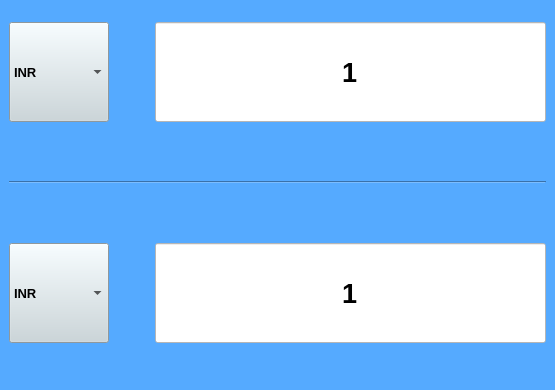
<?xml version="1.0" encoding="UTF-8"?>
<ui version="4.0">
 <class>MainWindow</class>
 <widget class="QMainWindow" name="MainWindow">
  <property name="geometry">
   <rect>
    <x>0</x>
    <y>0</y>
    <width>555</width>
    <height>390</height>
   </rect>
  </property>
  <property name="windowTitle">
   <string>Currency Converter</string>
  </property>
  <property name="styleSheet">
   <string notr="true">background-color: rgb(85, 170, 255);</string>
  </property>
  <widget class="QWidget" name="centralwidget">
   <layout class="QVBoxLayout" name="verticalLayout_2">
    <item>
     <layout class="QVBoxLayout" name="verticalLayout">
      <item>
       <layout class="QHBoxLayout" name="horizontalLayout">
        <item>
         <widget class="QComboBox" name="unit_1">
          <property name="minimumSize">
           <size>
            <width>100</width>
            <height>100</height>
           </size>
          </property>
          <property name="font">
           <font>
            <pointsize>10</pointsize>
            <weight>75</weight>
            <bold>true</bold>
           </font>
          </property>
          <property name="styleSheet">
           <string notr="true">background-color: rgb(200, 213, 218)</string>
          </property>
          <property name="editable">
           <bool>false</bool>
          </property>
          <property name="insertPolicy">
           <enum>QComboBox::NoInsert</enum>
          </property>
          <item>
           <property name="text">
            <string>INR</string>
           </property>
          </item>
          <item>
           <property name="text">
            <string>USD</string>
           </property>
          </item>
          <item>
           <property name="text">
            <string>AUD</string>
           </property>
          </item>
          <item>
           <property name="text">
            <string>GBP</string>
           </property>
          </item>
          <item>
           <property name="text">
            <string>JPY</string>
           </property>
          </item>
         </widget>
        </item>
        <item>
         <spacer name="horizontalSpacer_2">
          <property name="orientation">
           <enum>Qt::Horizontal</enum>
          </property>
          <property name="sizeType">
           <enum>QSizePolicy::Preferred</enum>
          </property>
          <property name="sizeHint" stdset="0">
           <size>
            <width>40</width>
            <height>20</height>
           </size>
          </property>
         </spacer>
        </item>
        <item>
         <widget class="QLineEdit" name="value_1">
          <property name="minimumSize">
           <size>
            <width>300</width>
            <height>100</height>
           </size>
          </property>
          <property name="font">
           <font>
            <pointsize>20</pointsize>
            <weight>75</weight>
            <bold>true</bold>
           </font>
          </property>
          <property name="styleSheet">
           <string notr="true">background-color: rgb(255, 255, 255);</string>
          </property>
          <property name="text">
           <string>1</string>
          </property>
          <property name="alignment">
           <set>Qt::AlignCenter</set>
          </property>
         </widget>
        </item>
       </layout>
      </item>
      <item>
       <spacer name="verticalSpacer_2">
        <property name="orientation">
         <enum>Qt::Vertical</enum>
        </property>
        <property name="sizeType">
         <enum>QSizePolicy::Preferred</enum>
        </property>
        <property name="sizeHint" stdset="0">
         <size>
          <width>20</width>
          <height>40</height>
         </size>
        </property>
       </spacer>
      </item>
      <item>
       <widget class="Line" name="line">
        <property name="orientation">
         <enum>Qt::Horizontal</enum>
        </property>
       </widget>
      </item>
      <item>
       <spacer name="verticalSpacer">
        <property name="orientation">
         <enum>Qt::Vertical</enum>
        </property>
        <property name="sizeType">
         <enum>QSizePolicy::Preferred</enum>
        </property>
        <property name="sizeHint" stdset="0">
         <size>
          <width>20</width>
          <height>40</height>
         </size>
        </property>
       </spacer>
      </item>
      <item>
       <layout class="QHBoxLayout" name="horizontalLayout_2">
        <item>
         <widget class="QComboBox" name="unit_2">
          <property name="minimumSize">
           <size>
            <width>100</width>
            <height>100</height>
           </size>
          </property>
          <property name="font">
           <font>
            <pointsize>10</pointsize>
            <weight>75</weight>
            <bold>true</bold>
           </font>
          </property>
          <property name="styleSheet">
           <string notr="true">background-color: rgb(200, 213, 218)</string>
          </property>
          <property name="editable">
           <bool>false</bool>
          </property>
          <property name="insertPolicy">
           <enum>QComboBox::NoInsert</enum>
          </property>
          <item>
           <property name="text">
            <string>INR</string>
           </property>
          </item>
          <item>
           <property name="text">
            <string>USD</string>
           </property>
          </item>
          <item>
           <property name="text">
            <string>AUD</string>
           </property>
          </item>
          <item>
           <property name="text">
            <string>GBP</string>
           </property>
          </item>
          <item>
           <property name="text">
            <string>JPY</string>
           </property>
          </item>
         </widget>
        </item>
        <item>
         <spacer name="horizontalSpacer">
          <property name="orientation">
           <enum>Qt::Horizontal</enum>
          </property>
          <property name="sizeType">
           <enum>QSizePolicy::Preferred</enum>
          </property>
          <property name="sizeHint" stdset="0">
           <size>
            <width>40</width>
            <height>20</height>
           </size>
          </property>
         </spacer>
        </item>
        <item>
         <widget class="QLineEdit" name="value_2">
          <property name="minimumSize">
           <size>
            <width>300</width>
            <height>100</height>
           </size>
          </property>
          <property name="font">
           <font>
            <pointsize>20</pointsize>
            <weight>75</weight>
            <bold>true</bold>
           </font>
          </property>
          <property name="styleSheet">
           <string notr="true">background-color: rgb(255, 255, 255);</string>
          </property>
          <property name="text">
           <string>1</string>
          </property>
          <property name="alignment">
           <set>Qt::AlignCenter</set>
          </property>
         </widget>
        </item>
       </layout>
      </item>
     </layout>
    </item>
   </layout>
  </widget>
  <widget class="QMenuBar" name="menubar">
   <property name="geometry">
    <rect>
     <x>0</x>
     <y>0</y>
     <width>555</width>
     <height>26</height>
    </rect>
   </property>
  </widget>
  <widget class="QStatusBar" name="statusbar"/>
 </widget>
 <resources/>
 <connections/>
</ui>
